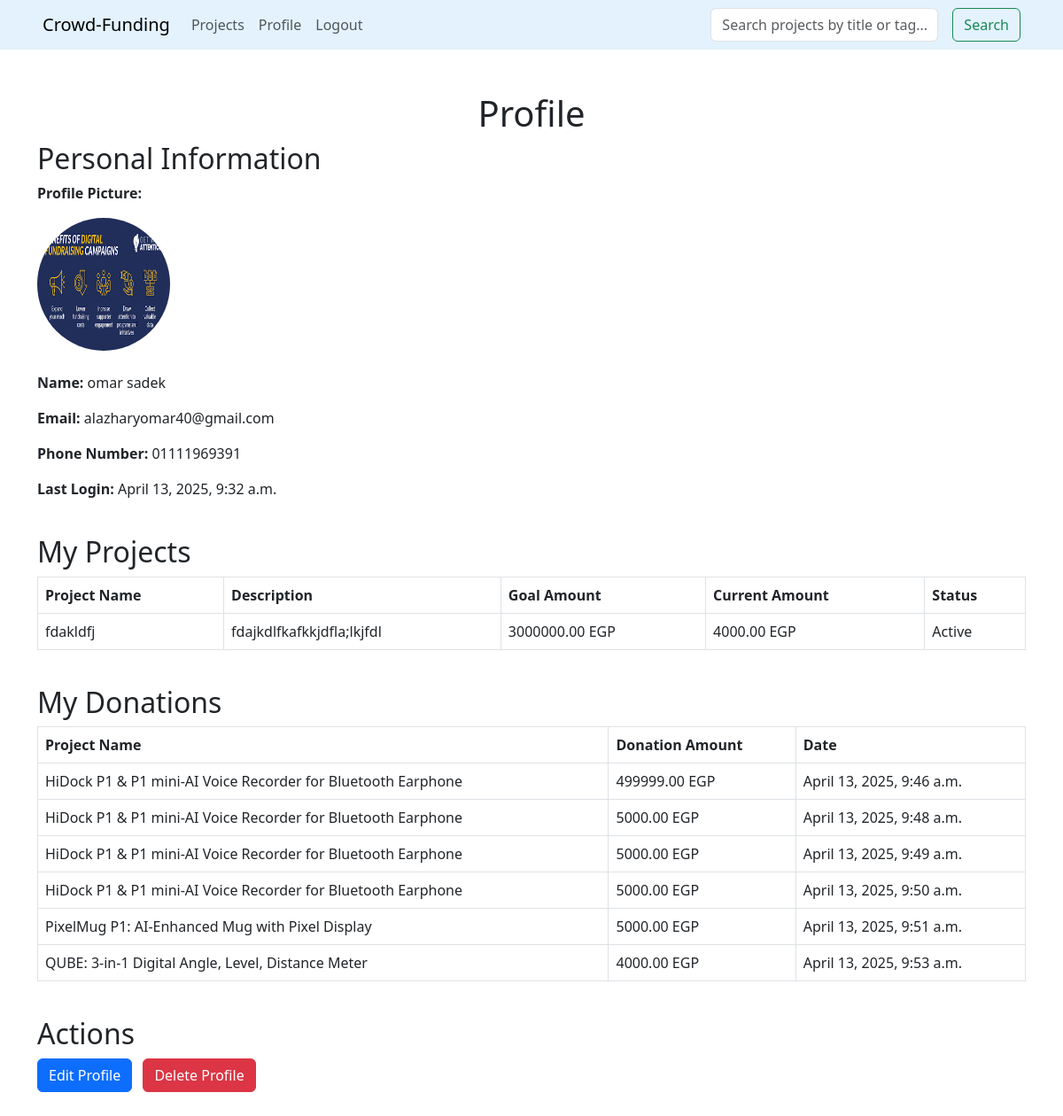
The app's page /profile/ (signed in) with its own data.
### funding/models.py (models this page shows, shortened)
class UserProfile(AbstractBaseUser):
    email = models.EmailField(unique=True)
    first_name = models.CharField(max_length=50)
    last_name = models.CharField(max_length=50)
    phone = models.CharField(max_length=15, unique=True)
    picture = models.ImageField(upload_to='profile_pics/')
    is_active = models.BooleanField(default=False)
    facebook_profile = models.URLField(max_length=200, blank=True , null=True)
    birth_date = models.DateField(blank=True, null=True)
    country = models.CharField(max_length=50, blank=True, null=True)
    USERNAME_FIELD = 'email'  # Ensure this is set correctly
    REQUIRED_FIELDS = ['first_name', 'last_name', 'phone']
    objects = UserProfileManager()

class Project(models.Model):
    title = models.CharField(max_length=255)
    details = models.TextField()
    category = models.ForeignKey(Category, on_delete=models.CASCADE, related_name='projects')
    total_target = models.DecimalField(max_digits=10, decimal_places=2)
    tags = models.CharField(max_length=255, help_text="Comma-separated tags")
    start_time = models.DateTimeField()
    end_time = models.DateTimeField()
    current_amount = models.DecimalField(max_digits=10, decimal_places=2, default=0.00)
    user = models.ForeignKey("UserProfile", on_delete=models.CASCADE, null=True, blank=True)
    reported = models.BooleanField(default=False)
    cancelled = models.BooleanField(default=False)

class Donation(models.Model):
    user = models.ForeignKey("UserProfile", on_delete=models.CASCADE)
    project = models.ForeignKey(Project, on_delete=models.CASCADE)
    amount = models.DecimalField(max_digits=10, decimal_places=2)
    created_at = models.DateTimeField(auto_now_add=True)

### funding/views.py (the view)
# urls.py: path('profile/', views.profile, name='profile'),
def profile(request):
    projects = Project.objects.filter(user=request.user)
    donations = Donation.objects.filter(user=request.user)
    return render(request, 'funding/profile.html', {'projects': projects, 'donations': donations})

### finalproject/funding/templates/funding/profile.html (shortened to what this page needs)
{% extends "funding/index.html" %}
{% load static %}
{% block content %}
    <div class="container mt-5 mb-5">
        <h1 class="text-center">Profile</h1>
        <div class="row">
            <div class="col-md-12">
                <h2>Personal Information</h2>
                <p><strong>Profile Picture:</strong></p>
                {% if user.picture %}
                    <img src="{{ user.picture.url }}" alt="Profile Picture" class="img-fluid rounded-circle" style="width: 150px; height: 150px;">
                {% else %}
                    <p>No profile picture available.</p>
                {% endif %}
                <p class="mt-4"><strong>Name:</strong> {{ user.first_name }}  {{ user.last_name }}</p>
                <p><strong>Email:</strong> {{ user.email }}</p>
                <p><strong>Phone Number:</strong> {{ user.phone }}</p>
                <p><strong>Last Login:</strong> {{ user.last_login }}</p>
            </div>
        </div>
        <div class="row mt-4">
            <div class="col-md-12">
                <h2>My Projects</h2>
                <table class="table table-bordered">
                    <thead>
                        <tr>
                            <th>Project Name</th>
                            <th>Description</th>
                            <th>Goal Amount</th>
                            <th>Current Amount</th>
                            <th>Status</th>
                        </tr>
                    </thead>
                    <tbody>
                        {% for project in projects %}
                        <tr>
                            <td>{{ project.title }}</td>
                            <td>{{ project.details }}</td>
                            <td>{{ project.total_target }} EGP</td>
                            <td>{{ project.current_amount }} EGP</td>
                            <td>
                                {% if project.cancelled %}
                                    Inactive
                                {% else %}
                                    Active
                                {% endif %}
                            </td>
                        </tr>
                        {% endfor %}
                    </tbody>
                </table>
            </div>
        </div>
        <div class="row mt-4">
            <div class="col-md-12">
                <h2>My Donations</h2>
                <table class="table table-bordered">
                    <thead>
                        <tr>
                            <th>Project Name</th>
                            <th>Donation Amount</th>
                            <th>Date</th>
                        </tr>
                    </thead>
                    <tbody>
                        {% for donation in donations %}
                        <tr>
                            <td>{{ donation.project.title }}</td>
                            <td>{{ donation.amount }} EGP</td>
                            <td>{{ donation.created_at }}</td>
                        </tr>
                        {% endfor %}
                    </tbody>
                </table>
            </div>
        </div>
        <div class="row mt-4">
            <div class="col-md-12">
                <h2>Actions</h2>
                <a href="{% url 'update_profile' %}" class="btn btn-primary">Edit Profile</a>
                <a href="{% url 'delete_profile' %}" class="btn btn-danger ms-2">Delete Profile</a>
            </div>
        </div>
    </div>
{% endblock %}

### records on screen
UserProfile: picture (picture), first_name "omar", last_name "sadek", email "alazharyomar40@gmail.com", phone "01111969391", last_login "April 13, 2025, 9:32 a.m."
Project: title "fdakldfj", details "fdajkdlfkafkkjdfla;lkjfdl", total_target "3000000.00", current_amount "4000.00", cancelled "Active"
Donation: project "HiDock P1 & P1 mini-AI Voice Recorder for Bluetooth Earphone", amount "499999.00", created_at "April 13, 2025, 9:46 a.m."
Donation: project "HiDock P1 & P1 mini-AI Voice Recorder for Bluetooth Earphone", amount "5000.00", created_at "April 13, 2025, 9:48 a.m."
Donation: project "HiDock P1 & P1 mini-AI Voice Recorder for Bluetooth Earphone", amount "5000.00", created_at "April 13, 2025, 9:49 a.m."
Donation: project "HiDock P1 & P1 mini-AI Voice Recorder for Bluetooth Earphone", amount "5000.00", created_at "April 13, 2025, 9:50 a.m."
Donation: project "PixelMug P1: AI-Enhanced Mug with Pixel Display", amount "5000.00", created_at "April 13, 2025, 9:51 a.m."
Donation: project "QUBE: 3-in-1 Digital Angle, Level, Distance Meter", amount "4000.00", created_at "April 13, 2025, 9:53 a.m."
